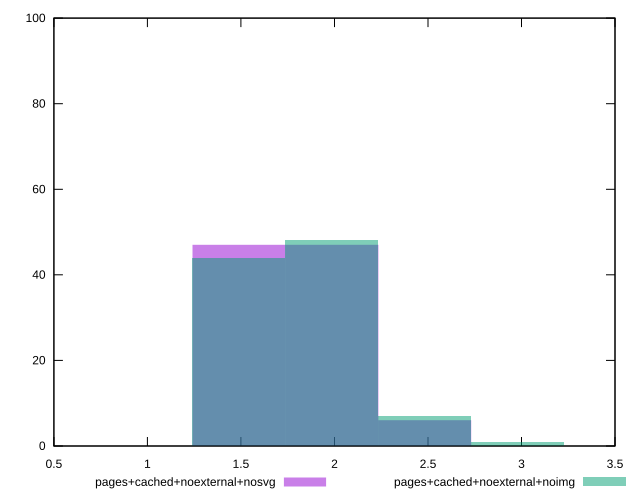

The script that saved this image:
reset
set terminal svg size 640, 500
set output "reprap/server-response-time/comparison/histogram/7_vs_8.svg"

$pagesCachedNoexternalNosvg <<EOF
1.9860390776262482 47
1.489529308219686 47
2.48254884703281 6
EOF

$pagesCachedNoexternalNoimg <<EOF
1.489529308219686 44
1.9860390776262482 48
2.48254884703281 7
2.979058616439372 1
EOF

set key outside below
set boxwidth 0.49650976940656205
set yrange [0:100]
set style fill transparent solid 0.5 noborder

plot \
  $pagesCachedNoexternalNosvg title "pages+cached+noexternal+nosvg" with boxes, \
  $pagesCachedNoexternalNoimg title "pages+cached+noexternal+noimg" with boxes, \


reset
